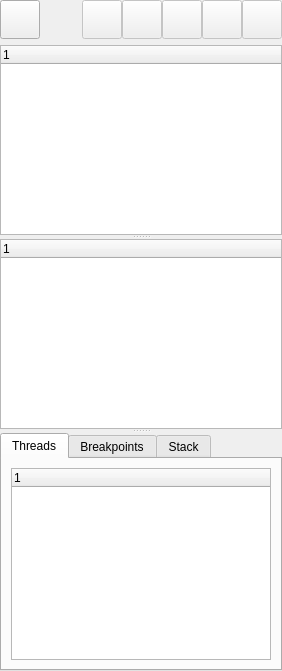
<?xml version="1.0" encoding="UTF-8"?>
<ui version="4.0">
 <class>DebugInterface</class>
 <widget class="QWidget" name="DebugInterface">
  <property name="geometry">
   <rect>
    <x>0</x>
    <y>0</y>
    <width>282</width>
    <height>671</height>
   </rect>
  </property>
  <layout class="QVBoxLayout" name="verticalLayout">
   <property name="leftMargin">
    <number>0</number>
   </property>
   <property name="topMargin">
    <number>0</number>
   </property>
   <property name="rightMargin">
    <number>0</number>
   </property>
   <property name="bottomMargin">
    <number>0</number>
   </property>
   <item>
    <layout class="QHBoxLayout" name="horizontalLayout">
     <property name="spacing">
      <number>0</number>
     </property>
     <item>
      <widget class="QToolButton" name="buttonStartStopDebug">
       <property name="toolTip">
        <string>Start Debugger</string>
       </property>
       <property name="icon">
        <iconset resource="resources.qrc">
         <normaloff>:/images/actions/media-playback-start.svg</normaloff>:/images/actions/media-playback-start.svg</iconset>
       </property>
       <property name="iconSize">
        <size>
         <width>32</width>
         <height>32</height>
        </size>
       </property>
       <property name="checkable">
        <bool>true</bool>
       </property>
      </widget>
     </item>
     <item>
      <spacer name="horizontalSpacer">
       <property name="orientation">
        <enum>Qt::Horizontal</enum>
       </property>
       <property name="sizeHint" stdset="0">
        <size>
         <width>40</width>
         <height>20</height>
        </size>
       </property>
      </spacer>
     </item>
     <item>
      <widget class="QToolButton" name="buttonDebugRun">
       <property name="enabled">
        <bool>false</bool>
       </property>
       <property name="toolTip">
        <string>Run</string>
       </property>
       <property name="icon">
        <iconset resource="resources.qrc">
         <normaloff>:/images/actions/debug-run.svg</normaloff>:/images/actions/debug-run.svg</iconset>
       </property>
       <property name="iconSize">
        <size>
         <width>32</width>
         <height>32</height>
        </size>
       </property>
      </widget>
     </item>
     <item>
      <widget class="QToolButton" name="buttonDebugContinue">
       <property name="enabled">
        <bool>false</bool>
       </property>
       <property name="toolTip">
        <string>Continue</string>
       </property>
       <property name="icon">
        <iconset resource="resources.qrc">
         <normaloff>:/images/actions/media-playback-start.svg</normaloff>:/images/actions/media-playback-start.svg</iconset>
       </property>
       <property name="iconSize">
        <size>
         <width>32</width>
         <height>32</height>
        </size>
       </property>
      </widget>
     </item>
     <item>
      <widget class="QToolButton" name="buttonDebugStepOver">
       <property name="enabled">
        <bool>false</bool>
       </property>
       <property name="toolTip">
        <string>Step Over</string>
       </property>
       <property name="icon">
        <iconset resource="resources.qrc">
         <normaloff>:/images/actions/debug-step-over.svg</normaloff>:/images/actions/debug-step-over.svg</iconset>
       </property>
       <property name="iconSize">
        <size>
         <width>32</width>
         <height>32</height>
        </size>
       </property>
      </widget>
     </item>
     <item>
      <widget class="QToolButton" name="buttonDebugStepInto">
       <property name="enabled">
        <bool>false</bool>
       </property>
       <property name="toolTip">
        <string>Step Into</string>
       </property>
       <property name="icon">
        <iconset resource="resources.qrc">
         <normaloff>:/images/actions/debug-step-into-instruction.svg</normaloff>:/images/actions/debug-step-into-instruction.svg</iconset>
       </property>
       <property name="iconSize">
        <size>
         <width>32</width>
         <height>32</height>
        </size>
       </property>
      </widget>
     </item>
     <item>
      <widget class="QToolButton" name="buttonDebugStepOut">
       <property name="enabled">
        <bool>false</bool>
       </property>
       <property name="toolTip">
        <string>Run to context end</string>
       </property>
       <property name="icon">
        <iconset resource="resources.qrc">
         <normaloff>:/images/actions/debug-step-out.svg</normaloff>:/images/actions/debug-step-out.svg</iconset>
       </property>
       <property name="iconSize">
        <size>
         <width>32</width>
         <height>32</height>
        </size>
       </property>
      </widget>
     </item>
    </layout>
   </item>
   <item>
    <widget class="QSplitter" name="splitter_3">
     <property name="orientation">
      <enum>Qt::Vertical</enum>
     </property>
     <widget class="QTreeWidget" name="autoWidget">
      <property name="editTriggers">
       <set>QAbstractItemView::NoEditTriggers</set>
      </property>
      <column>
       <property name="text">
        <string notr="true">1</string>
       </property>
      </column>
     </widget>
     <widget class="QTreeWidget" name="varWidget">
      <property name="sizePolicy">
       <sizepolicy hsizetype="Expanding" vsizetype="Preferred">
        <horstretch>0</horstretch>
        <verstretch>0</verstretch>
       </sizepolicy>
      </property>
      <property name="baseSize">
       <size>
        <width>80</width>
        <height>1</height>
       </size>
      </property>
      <property name="editTriggers">
       <set>QAbstractItemView::NoEditTriggers</set>
      </property>
      <property name="selectionMode">
       <enum>QAbstractItemView::ExtendedSelection</enum>
      </property>
      <property name="selectionBehavior">
       <enum>QAbstractItemView::SelectRows</enum>
      </property>
      <column>
       <property name="text">
        <string notr="true">1</string>
       </property>
      </column>
     </widget>
     <widget class="QTabWidget" name="tabWidget">
      <property name="currentIndex">
       <number>0</number>
      </property>
      <widget class="QWidget" name="tab">
       <attribute name="title">
        <string>Threads</string>
       </attribute>
       <layout class="QVBoxLayout" name="verticalLayout_2">
        <item>
         <widget class="QTreeWidget" name="treeWidget_threads">
          <column>
           <property name="text">
            <string notr="true">1</string>
           </property>
          </column>
         </widget>
        </item>
       </layout>
      </widget>
      <widget class="QWidget" name="tab_2">
       <attribute name="title">
        <string>Breakpoints</string>
       </attribute>
       <layout class="QVBoxLayout" name="verticalLayout_4">
        <item>
         <widget class="QTreeWidget" name="treeWidget_breakpoints">
          <column>
           <property name="text">
            <string notr="true">1</string>
           </property>
          </column>
         </widget>
        </item>
       </layout>
      </widget>
      <widget class="QWidget" name="tab_3">
       <attribute name="title">
        <string>Stack</string>
       </attribute>
       <layout class="QVBoxLayout" name="verticalLayout_3">
        <item>
         <widget class="QTreeWidget" name="treeWidget_stack">
          <column>
           <property name="text">
            <string notr="true">1</string>
           </property>
          </column>
         </widget>
        </item>
       </layout>
      </widget>
     </widget>
    </widget>
   </item>
  </layout>
  <action name="actionRun">
   <property name="icon">
    <iconset resource="resources.qrc">
     <normaloff>:/images/actions/debug-run.svg</normaloff>:/images/actions/debug-run.svg</iconset>
   </property>
   <property name="text">
    <string>Run</string>
   </property>
   <property name="toolTip">
    <string>Run</string>
   </property>
  </action>
  <action name="actionStop">
   <property name="icon">
    <iconset resource="resources.qrc">
     <normaloff>:/images/actions/media-playback-stop.svg</normaloff>:/images/actions/media-playback-stop.svg</iconset>
   </property>
   <property name="text">
    <string>Stop</string>
   </property>
   <property name="toolTip">
    <string>Stop</string>
   </property>
  </action>
  <action name="actionNext">
   <property name="icon">
    <iconset resource="resources.qrc">
     <normaloff>:/images/actions/debug-step-over.svg</normaloff>:/images/actions/debug-step-over.svg</iconset>
   </property>
   <property name="text">
    <string>Next</string>
   </property>
   <property name="toolTip">
    <string>Next</string>
   </property>
  </action>
  <action name="actionStep_In">
   <property name="icon">
    <iconset resource="resources.qrc">
     <normaloff>:/images/actions/debug-step-into.svg</normaloff>:/images/actions/debug-step-into.svg</iconset>
   </property>
   <property name="text">
    <string>Step In</string>
   </property>
   <property name="toolTip">
    <string>Step In</string>
   </property>
  </action>
  <action name="actionStep_Out">
   <property name="icon">
    <iconset resource="resources.qrc">
     <normaloff>:/images/actions/debug-step-over.svg</normaloff>:/images/actions/debug-step-over.svg</iconset>
   </property>
   <property name="text">
    <string>Step Out</string>
   </property>
   <property name="toolTip">
    <string>Step Out</string>
   </property>
  </action>
  <action name="actionContinue">
   <property name="icon">
    <iconset resource="resources.qrc">
     <normaloff>:/images/actions/media-playback-start.svg</normaloff>:/images/actions/media-playback-start.svg</iconset>
   </property>
   <property name="text">
    <string>Continue</string>
   </property>
   <property name="toolTip">
    <string>Continue</string>
   </property>
  </action>
 </widget>
 <resources>
  <include location="resources.qrc"/>
 </resources>
 <connections/>
</ui>
